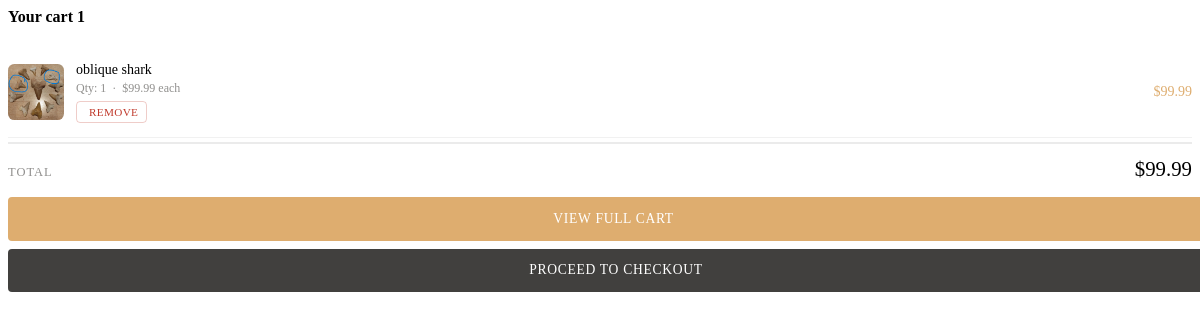
/cart/mini (signed in), run on the app's committed database.
### models.py (models this page shows, shortened)
class Product(db.Model):
    __tablename__ = "products"
    id                   = db.Column(db.Integer,     primary_key=True)
    name                 = db.Column(db.String(120), nullable=False)
    slug                 = db.Column(db.String(160), unique=True, nullable=True, index=True)
    category             = db.Column(db.String(30),  nullable=False, default="misc")
    description          = db.Column(db.Text,        nullable=False, default="")
    extended_description = db.Column(db.Text,        nullable=False, default="")
    image_filename       = db.Column(db.String(256), nullable=True)
    price                = db.Column(db.Float,       nullable=False, default=0.0)
    is_active            = db.Column(db.Boolean,     nullable=False, default=True)
    stock                = db.Column(db.Integer,     nullable=False, default=0)
    created_at           = db.Column(db.DateTime,    nullable=False, default=datetime.utcnow)
    updated_at           = db.Column(db.DateTime,    nullable=False, default=datetime.utcnow,
                                     onupdate=datetime.utcnow)
    cart_items = db.relationship(
        "CartItem",
        backref=db.backref("product", lazy="joined"),
        cascade="all, delete-orphan",
        passive_deletes=True,
    )
    @property
    def image_url(self) -> str:
        if self.image_filename:
            return f"images/products/{self.image_filename}"
        return "images/item1.jpg"

### cart.py (the view)
@cart_bp.route("/mini")
def mini_cart():
    items = get_cart_items()
    total = _cart_total(items)
    return render_template("cart/_mini_cart.html", items=items, total=total)

### cart.py (called while the page is built, shortened)
def get_cart_count() -> int:
    if current_user.is_authenticated:
        result = (
            db.session.query(func.sum(CartItem.quantity))
            .join(CartItem.product)
            .filter(
                CartItem.user_id == current_user.id,
                Product.is_active.is_(True),
            )
            .scalar()
        )
        return int(result or 0)
    cart = _clean_session_cart()
    return sum(cart.values())

def get_cart_items() -> list[dict]:
    if current_user.is_authenticated:
        rows = (
            CartItem.query
            .filter_by(user_id=current_user.id)
            .join(CartItem.product)
            .filter(Product.is_active.is_(True))
            .all()
        )
        stale = (
            CartItem.query
            .filter_by(user_id=current_user.id)
            .join(CartItem.product)
            .filter(Product.is_active.is_(False))
            .all()
        )
        if stale:
            for item in stale:
                db.session.delete(item)
            db.session.commit()
        return [{"product": r.product, "quantity": r.quantity} for r in rows]

def _cart_total(items: list[dict]) -> float:
    return round(sum(i["product"].price * i["quantity"] for i in items), 2)

### templates/cart/_mini_cart.html (shortened to what this page needs)
{% if items %}
  <h4 class="d-flex justify-content-between align-items-center mb-3">
    <span class="text-primary">Your cart</span>
    <span class="badge bg-primary rounded-circle pt-2 cart-badge">
      {{ items | sum(attribute='quantity') }}
    </span>
  </h4>
  {% for item in items %}
    <div class="mini-item" id="mini-row-{{ item.product.id }}" style="position:relative;">
      <img class="mini-thumb"
           src="{{ url_for('static', filename=item.product.image_url) }}"
           alt="{{ item.product.name }}"
           onerror="this.src='{{ url_for('static', filename='images/item1.jpg') }}'">
      <div>
        <a href="{{ url_for('shop.product_detail', slug=item.product.slug) }}"
           class="mini-name">{{ item.product.name }}</a>
        <div class="mini-meta">
          Qty: {{ item.quantity }} &nbsp;·&nbsp; ${{ "%.2f" | format(item.product.price) }} each
        </div>
        <button type="button" class="mini-btn-remove"
                onclick="miniConfirmRemove({{ item.product.id }}, '{{ item.product.name | replace("'", "\\'") }}')">
          Remove
        </button>
      </div>
      <div class="mini-price">
        ${{ "%.2f" | format(item.product.price * item.quantity) }}
      </div>
    </div>
  {% endfor %}
  <div class="mini-total-row">
    <span class="mini-total-lbl">Total</span>
    <span class="mini-total-val" id="mini-total">${{ "%.2f" | format(total) }}</span>
  </div>
  <a href="{{ url_for('cart.view_cart') }}" class="btn-view-cart">View Full Cart</a>
  <a href="{{ url_for('cart.view_cart') }}#checkout" class="btn-checkout-mini">
    Proceed to Checkout
  </a>
{% endif %}

### templates/cart/_mini_cart.html (style rules this page uses)
.mini-item { display: grid; grid-template-columns: 56px 1fr auto; gap: 0.75rem; align-items: center; padding: 0.85rem 0; border-bottom: 1px solid rgba(65,64,62,0.07); transition: opacity 0.25s, transform 0.25s; }
.mini-thumb { width: 56px; height: 56px; border-radius: 0.4rem; object-fit: cover; background: #f5f5f5; }
.mini-name { font-size: 0.875rem; color: var(--bs-body-color); text-decoration: none; display: block; line-height: 1.3; margin-bottom: 0.15rem; }
.mini-meta { font-family: var(--secondary-font); font-size: 0.75rem; color: #908F8D; }
.mini-price { font-family: var(--secondary-font); font-size: 0.875rem; font-weight: 500; color: #DEAD6F; white-space: nowrap; text-align: right; }
.mini-btn-remove { display: inline-flex; align-items: center; gap: 0.25rem; background: none; border: 1px solid rgba(192,57,43,0.25); border-radius: 0.25rem; cursor: pointer; color: #c0392b; font-family: var(--secondary-font); font-size: 0.7rem; font-weight: 500; letter-spacing: 0.03em; text-transform: uppercase; padding: 0.25rem 0.5rem; margin-top: 0.3rem; transition: background 0.2s, color 0.2s; }
.mini-total-row { display: flex; justify-content: space-between; align-items: baseline; padding: 0.85rem 0 0; border-top: 2px solid rgba(65,64,62,0.1); margin-top: 0.25rem; }
.mini-total-lbl { font-family: var(--secondary-font); font-size: 0.78rem; font-weight: 500; letter-spacing: 0.08em; text-transform: uppercase; color: #908F8D; }
.mini-total-val { font-size: 1.3rem; color: var(--bs-body-color); }
.btn-view-cart { display: block; width: 100%; padding: 0.85rem; background: #DEAD6F; color: #fff; border: none; border-radius: 0.25rem; font-family: var(--secondary-font); font-size: 0.85rem; font-weight: 500; text-transform: uppercase; letter-spacing: 0.05em; text-decoration: none; text-align: center; margin-top: 1rem; transition: background 0.2s; }
.btn-checkout-mini { display: block; width: 100%; padding: 0.85rem; background: #41403E; color: #fff; border: none; border-radius: 0.25rem; font-family: var(--secondary-font); font-size: 0.85rem; font-weight: 500; text-transform: uppercase; letter-spacing: 0.05em; cursor: pointer; margin-top: 0.5rem; transition: background 0.2s; text-decoration: none; text-align: center; }

### data on the page
Product: image_filename (picture), product.name "oblique shark", product.price "99.99", item.product.price*item.quantity "99.99"

### other printed values
{{ items | sum(attribute='quantity') }} "1"
{{ item.quantity }} "1"
{{ "%.2f" | format(total) }} "99.99"
